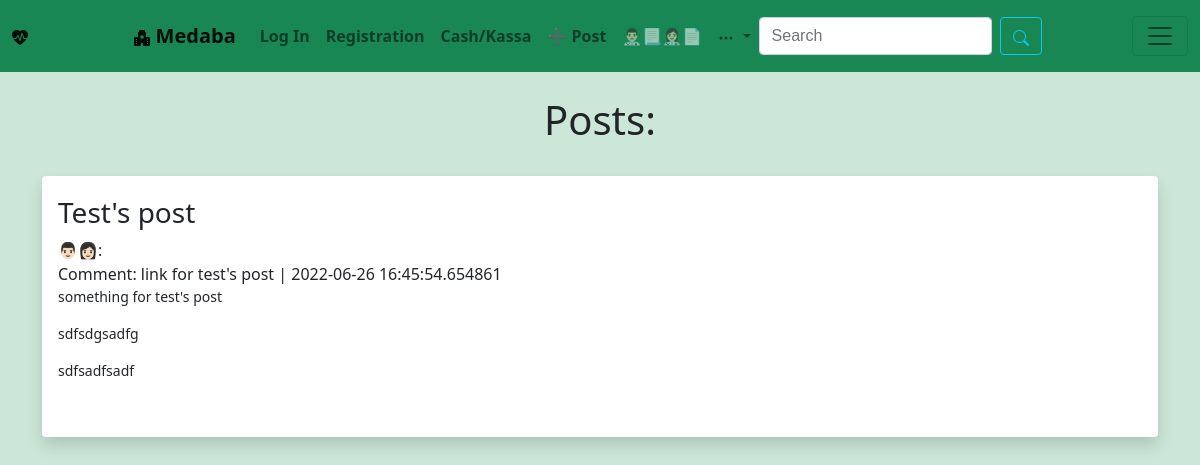
The page /posts/2 on the database its author committed.
### app.py (models this page shows)
class Posts(db.Model):  # Creating Blog Post:
    id = db.Column(db.Integer, primary_key=True)
    title = db.Column(db.String(255))
    content = db.Column(db.Text)
    author = db.Column(db.String(255))
    date_posted = db.Column(db.DateTime, default=datetime.now())
    slug = db.Column(db.String(255))
    poster_id = db.Column(db.Integer, db.ForeignKey("users.id"))

### app.py (the view)
@app.route("/posts/<int:id>")
def post(id):
    post = Posts.query.get_or_404(id)
    return render_template("post.html", post=post)

### webforms.py
class SearchForm(FlaskForm):
    searched = StringField("Search", validators=[DataRequired()])
    submit = SubmitField("Submit")

### app.py (called while the page is built)
@app.context_processor  # Pass stuff to Navbar: CONTEXT_PROCESSOR???
def base():
    form = SearchForm()
    return dict(form=form)

### templates/post.html (shortened to what this page needs)
{% extends 'base.html' %}
{% block content %}{% block title %}
<h1>Posts:</h1><br>
<div class="shadow p-3 mb-5 bg-body rounded">
    <h2><small>{{ post.title }}</small> </h2>
    👨🏻👩🏻: <b>{{ post.poster.name }} </b><br>
    Comment: {{ post.slug }} | {{ post.date_posted }} <br>
    <small>{{ post.content|safe }} </small><br>
</div>
{% endblock %}{% endblock %}

### static/reg.css (style rules this page uses)
body { background: rgb(204, 231, 215); }

### templates/navbar.html (style rules this page uses)
h1 { text-align: center; }

### templates/post.html (style rules this page uses)
h1 { text-align: center; }

### rows shown on the page
Posts: title "Test's post", slug "link for test's post", date_posted "2022-06-26 16:45:54.654861", content "something for test's post sdfsdgsadfg sdfsadfsadf"
